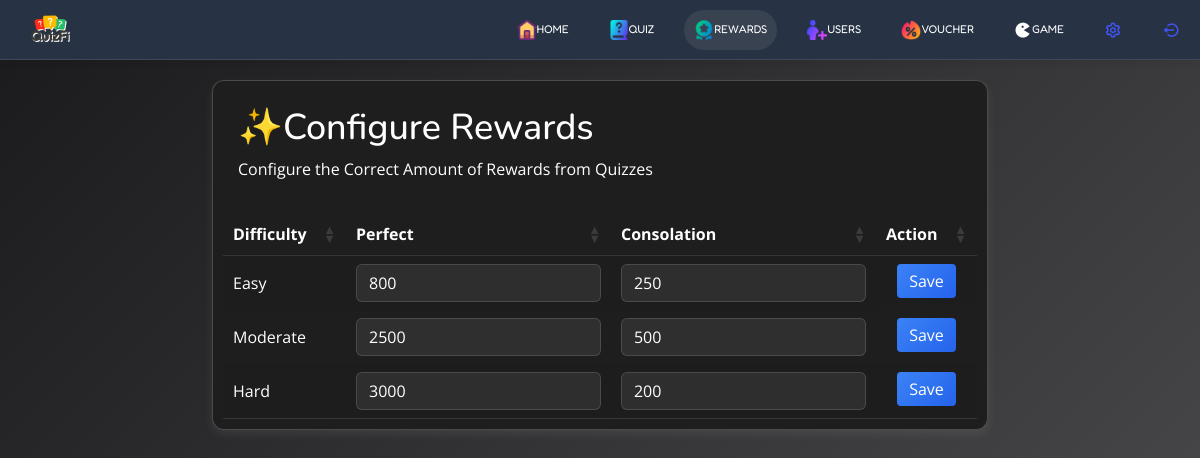
Before: /admin/manage_rewards.php (signed in) with the older database file.
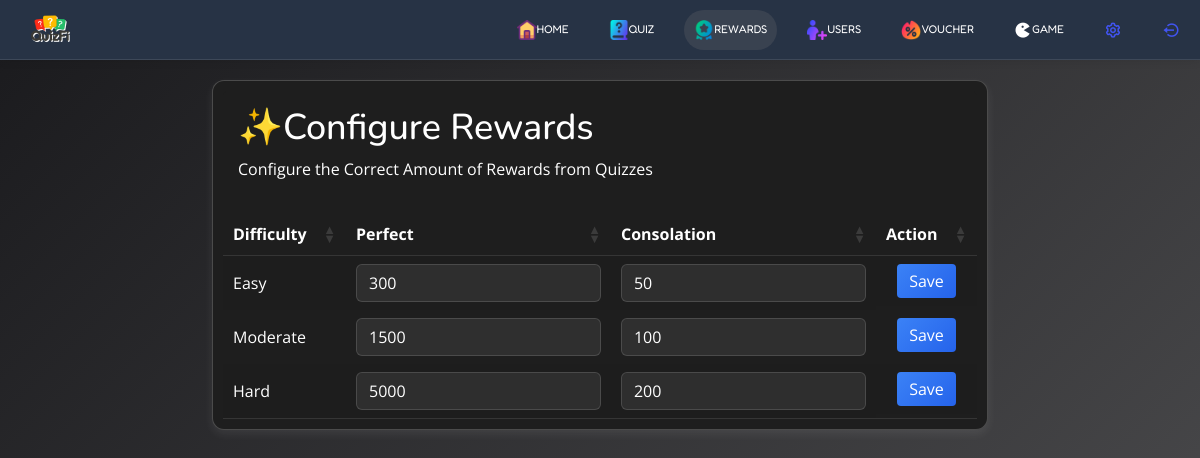
After: the same page with the newer database file.
### tables this page shows
CREATE TABLE IF NOT EXISTS `categories` (
  `category_id` int NOT NULL AUTO_INCREMENT,
  `difficulty` varchar(255) NOT NULL,
  `perfect` int NOT NULL,
  `consolation` int NOT NULL,
  PRIMARY KEY (`category_id`)
);

### admin/manage_rewards.php (the view, shortened to what this page needs)
<?php
include_once 'includes/header.php';
include_once 'includes/session.php';
?>
<link rel="stylesheet" href="css/manage_rewards.css">
<link rel="stylesheet" href="https://cdn.datatables.net/1.13.7/css/jquery.dataTables.min.css">
<link rel="stylesheet" href="https://cdn.datatables.net/responsive/2.5.0/css/responsive.dataTables.min.css">
<body>
    <header id="header" class="header fixed-top d-flex align-items-center">
        <?php include_once 'includes/nav-top.php'; ?>
    </header>
    <main id="main" class="main">
        <div class="container">
            <div class="card">
                <div class="card-header">
                    <h2>✨Configure Rewards</h2>
                    <p class="subtitle">Configure the Correct Amount of Rewards from Quizzes</p>
                </div>
                <table class="rewardTable stripe" id="rewardTable">
                    <thead>
                        <tr>
                            <th>Difficulty</th>
                            <th>Perfect</th>
                            <th>Consolation</th>
                            <th>Action</th>
                        </tr>
                    </thead>
                    <tbody>
                        <?php $categories = $conn->prepare("SELECT * FROM categories ORDER BY
    CASE
        WHEN difficulty = 'Easy' THEN 1
        WHEN difficulty = 'Moderate' THEN 2
        WHEN difficulty = 'Hard' THEN 3
        ELSE 4
    END");
                        $categories->execute();
                        $categories = $categories->get_result();
                        while ($row = $categories->fetch_assoc()) {
                        ?>
                            <tr>
                                <td data-label="Difficulty"><?= $row['difficulty']; ?></td>
                                <td data-label="Perfect"><input class="form-control" type="text" id="perfect" name="perfect"
                                        value="<?= $row['perfect'] ?>"></td>
                                <td data-label="Consolation"><input class="form-control" type="text" id="consolation"
                                        name="consolation" value="<?= $row['consolation'] ?>"></td>
                                <td data-label="Action" class="table-action"><button type="button"
                                        class="action-btn">Save</button></td>
                            </tr>
                        <?php } ?>
                    </tbody>
                </table>
            </div>
        </div>
    </main>
</body>

Changed rows visible on the page:
changed categories "Easy": perfect "800" → "300"; consolation "250" → "50"
changed categories "Moderate": perfect "2500" → "1500"; consolation "500" → "100"
changed categories "Hard": perfect "3000" → "5000"
